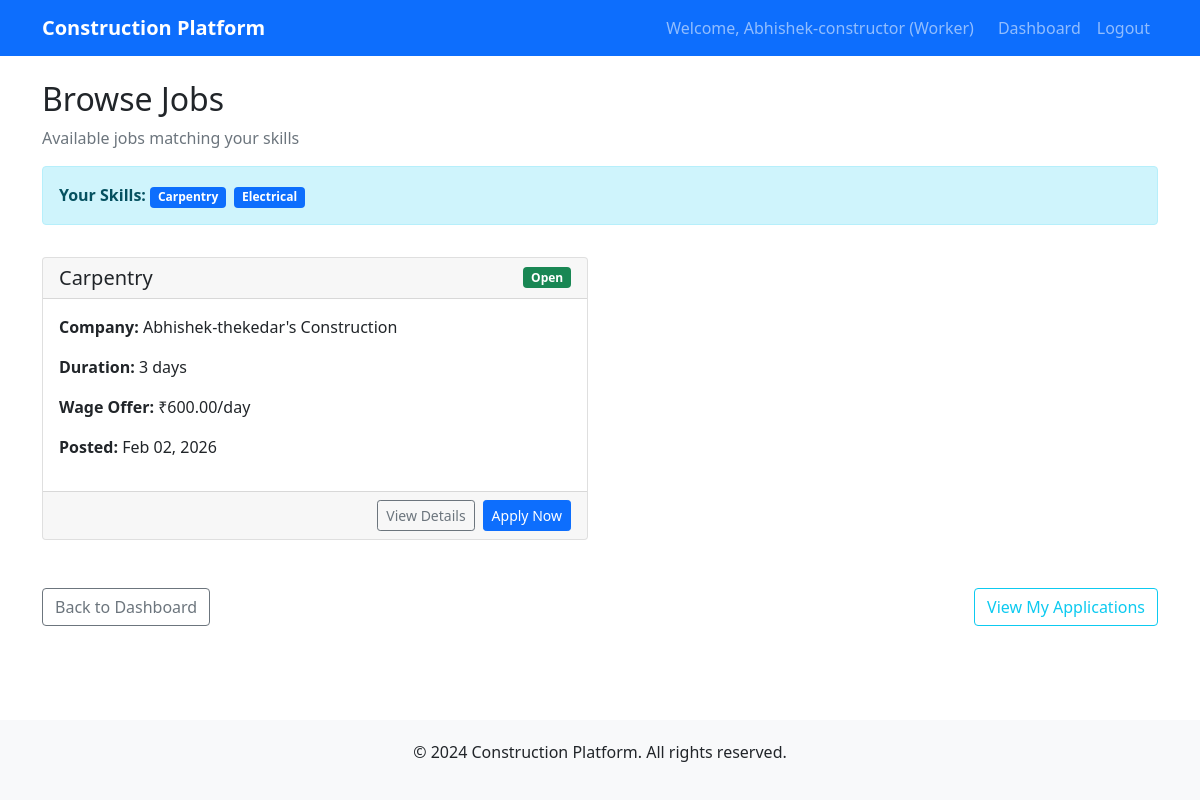
Page /workers/browse-jobs/ (signed in) on the earlier database version.
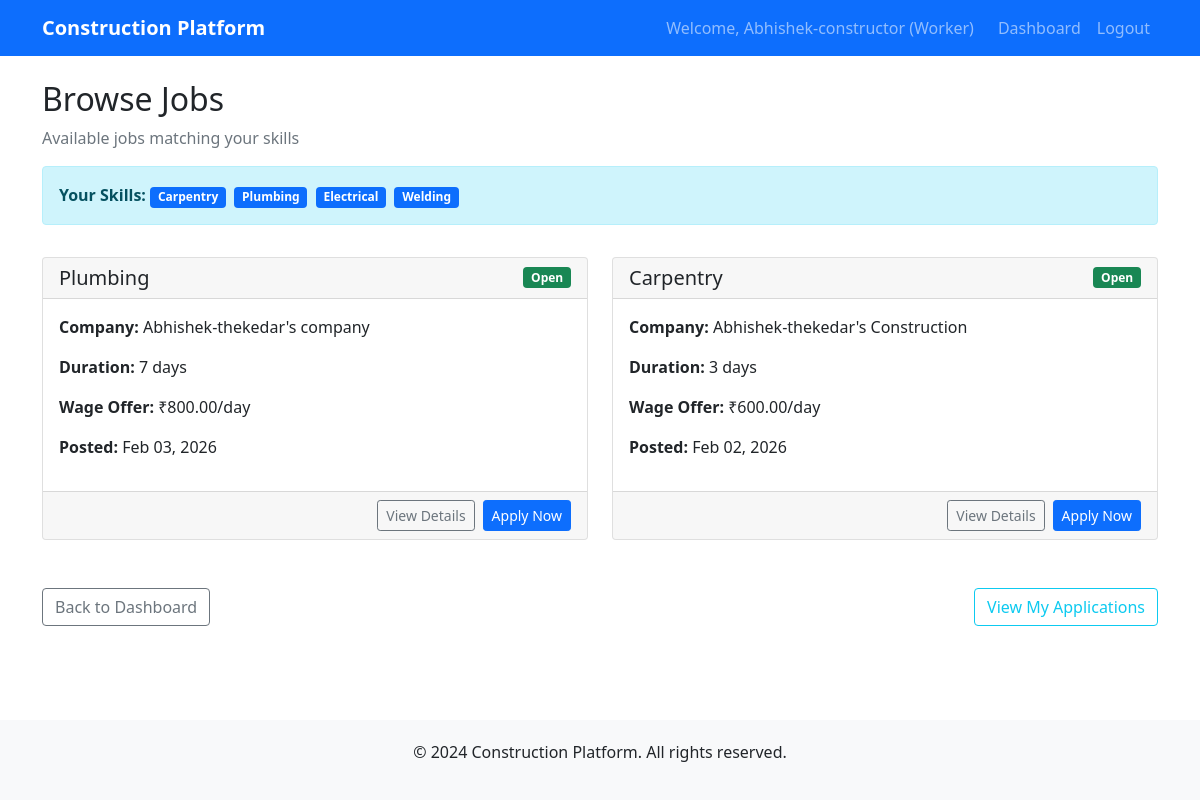
Same page on the later database version.
### workers/models.py (models this page shows, shortened)
class Skill(models.Model):
    name = models.CharField(max_length=100, unique=True)

### jobs/models.py (models this page shows, shortened)
class JobPost(models.Model):
    STATUS_CHOICES = [
        ('open', 'Open'),
        ('closed', 'Closed'),
        ('filled', 'Filled'),
    ]
    thekedar = models.ForeignKey(ThekedarProfile, on_delete=models.CASCADE, related_name='job_posts')
    required_skill = models.ForeignKey(Skill, on_delete=models.CASCADE)
    duration_days = models.PositiveIntegerField()
    wage_offer = models.DecimalField(max_digits=10, decimal_places=2)
    status = models.CharField(max_length=10, choices=STATUS_CHOICES, default='open')
    created_at = models.DateTimeField(auto_now_add=True)
    updated_at = models.DateTimeField(auto_now=True)

### thekedars/models.py (models this page shows, shortened)
class ThekedarProfile(models.Model):
    user = models.OneToOneField(User, on_delete=models.CASCADE, related_name='thekedar_profile')
    experience_years = models.PositiveIntegerField()
    company_name = models.CharField(max_length=200)
    score = models.DecimalField(max_digits=5, decimal_places=2, default=0.0)
    verified = models.BooleanField(default=False)

### workers/views.py (the view)
# urls.py: path('browse-jobs/', views.browse_jobs, name='browse_jobs'),
@login_required
def browse_jobs(request):
    if request.user.role != 'worker':
        messages.error(request, 'Access denied. Worker role required.')
        return redirect('dashboard:home')
    try:
        profile = request.user.worker_profile
    except WorkerProfile.DoesNotExist:
        messages.error(request, 'Please complete your profile first.')
        return redirect('workers:profile')
    jobs = JobPost.objects.filter(status='open').order_by('-created_at')
    worker_skills = profile.skills.all()
    if worker_skills:
        jobs = jobs.filter(required_skill__in=worker_skills)
    return render(request, 'workers/browse_jobs.html', {
        'jobs': jobs,
        'worker_skills': worker_skills
    })

### templates/workers/browse_jobs.html (shortened to what this page needs)
{% extends 'base.html' %}
{% block content %}
<div class="row">
    <div class="col-12">
        <h2>Browse Jobs</h2>
        <p class="text-muted">Available jobs matching your skills</p>
    </div>
</div>
{% if worker_skills %}
<div class="row mb-3">
    <div class="col-12">
        <div class="alert alert-info">
            <strong>Your Skills:</strong>
            {% for skill in worker_skills %}
                <span class="badge bg-primary me-1">{{ skill.name }}</span>
            {% endfor %}
        </div>
    </div>
</div>
{% endif %}
<div class="row">
    {% if jobs %}
        {% for job in jobs %}
        <div class="col-md-6 mb-4">
            <div class="card">
                <div class="card-header d-flex justify-content-between align-items-center">
                    <h5 class="mb-0">{{ job.required_skill.name }}</h5>
                    <span class="badge bg-success">{{ job.get_status_display }}</span>
                </div>
                <div class="card-body">
                    <p><strong>Company:</strong> {{ job.thekedar.company_name }}</p>
                    <p><strong>Duration:</strong> {{ job.duration_days }} days</p>
                    <p><strong>Wage Offer:</strong> ₹{{ job.wage_offer }}/day</p>
                    <p><strong>Posted:</strong> {{ job.created_at|date:"M d, Y" }}</p>
                </div>
                <div class="card-footer">
                    <div class="d-grid gap-2 d-md-flex justify-content-md-end">
                        <a href="#" class="btn btn-outline-secondary btn-sm">View Details</a>
                        <a href="{% url 'workers:apply_job' job.id %}" class="btn btn-primary btn-sm">Apply Now</a>
                    </div>
                </div>
            </div>
        </div>
        {% endfor %}
    {% endif %}
</div>
<div class="row mt-4">
    <div class="col-12">
        <div class="d-flex justify-content-between">
            <a href="{% url 'dashboard:home' %}" class="btn btn-outline-secondary">Back to Dashboard</a>
            <a href="{% url 'workers:my_applications' %}" class="btn btn-outline-info">View My Applications</a>
        </div>
    </div>
</div>
{% endblock %}

Differences in the rows shown:
now on this page (row unchanged): Skill: name "Plumbing"
now on this page (row unchanged): Skill: name "Welding"
added JobPost: required_skill.name "Plumbing", status "Open", thekedar.company_name "Abhishek-thekedar's company", duration_days "7", wage_offer "800.00", created_at "Feb 03, 2026"
